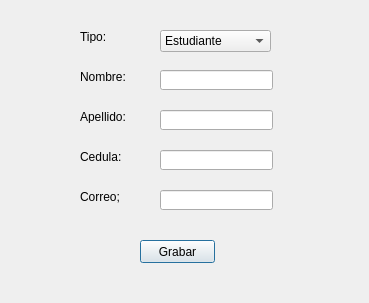
<?xml version="1.0" encoding="UTF-8"?>
<ui version="4.0">
 <class>Dialog</class>
 <widget class="QDialog" name="Dialog">
  <property name="geometry">
   <rect>
    <x>0</x>
    <y>0</y>
    <width>369</width>
    <height>303</height>
   </rect>
  </property>
  <property name="windowTitle">
   <string>Dialog</string>
  </property>
  <widget class="QLabel" name="label">
   <property name="geometry">
    <rect>
     <x>80</x>
     <y>30</y>
     <width>47</width>
     <height>13</height>
    </rect>
   </property>
   <property name="text">
    <string>Tipo:</string>
   </property>
  </widget>
  <widget class="QLabel" name="label_2">
   <property name="geometry">
    <rect>
     <x>80</x>
     <y>70</y>
     <width>47</width>
     <height>13</height>
    </rect>
   </property>
   <property name="text">
    <string>Nombre:</string>
   </property>
  </widget>
  <widget class="QLabel" name="label_3">
   <property name="geometry">
    <rect>
     <x>80</x>
     <y>110</y>
     <width>47</width>
     <height>13</height>
    </rect>
   </property>
   <property name="text">
    <string>Apellido:</string>
   </property>
  </widget>
  <widget class="QLabel" name="label_4">
   <property name="geometry">
    <rect>
     <x>80</x>
     <y>150</y>
     <width>47</width>
     <height>13</height>
    </rect>
   </property>
   <property name="text">
    <string>Cedula:</string>
   </property>
  </widget>
  <widget class="QLabel" name="label_5">
   <property name="geometry">
    <rect>
     <x>80</x>
     <y>190</y>
     <width>47</width>
     <height>13</height>
    </rect>
   </property>
   <property name="text">
    <string>Correo;</string>
   </property>
  </widget>
  <widget class="QComboBox" name="comboBox">
   <property name="geometry">
    <rect>
     <x>160</x>
     <y>30</y>
     <width>111</width>
     <height>22</height>
    </rect>
   </property>
   <item>
    <property name="text">
     <string>Estudiante</string>
    </property>
   </item>
   <item>
    <property name="text">
     <string>Docente</string>
    </property>
   </item>
  </widget>
  <widget class="QPushButton" name="pushButton">
   <property name="geometry">
    <rect>
     <x>140</x>
     <y>240</y>
     <width>75</width>
     <height>23</height>
    </rect>
   </property>
   <property name="text">
    <string>Grabar</string>
   </property>
  </widget>
  <widget class="QLineEdit" name="lineEdit">
   <property name="geometry">
    <rect>
     <x>160</x>
     <y>70</y>
     <width>113</width>
     <height>20</height>
    </rect>
   </property>
   <property name="maxLength">
    <number>50</number>
   </property>
  </widget>
  <widget class="QLineEdit" name="lineEdit_2">
   <property name="geometry">
    <rect>
     <x>160</x>
     <y>110</y>
     <width>113</width>
     <height>20</height>
    </rect>
   </property>
   <property name="maxLength">
    <number>50</number>
   </property>
  </widget>
  <widget class="QLineEdit" name="lineEdit_3">
   <property name="geometry">
    <rect>
     <x>160</x>
     <y>150</y>
     <width>113</width>
     <height>20</height>
    </rect>
   </property>
   <property name="maxLength">
    <number>10</number>
   </property>
  </widget>
  <widget class="QLineEdit" name="lineEdit_4">
   <property name="geometry">
    <rect>
     <x>160</x>
     <y>190</y>
     <width>113</width>
     <height>20</height>
    </rect>
   </property>
   <property name="maxLength">
    <number>100</number>
   </property>
  </widget>
 </widget>
 <resources/>
 <connections/>
</ui>
